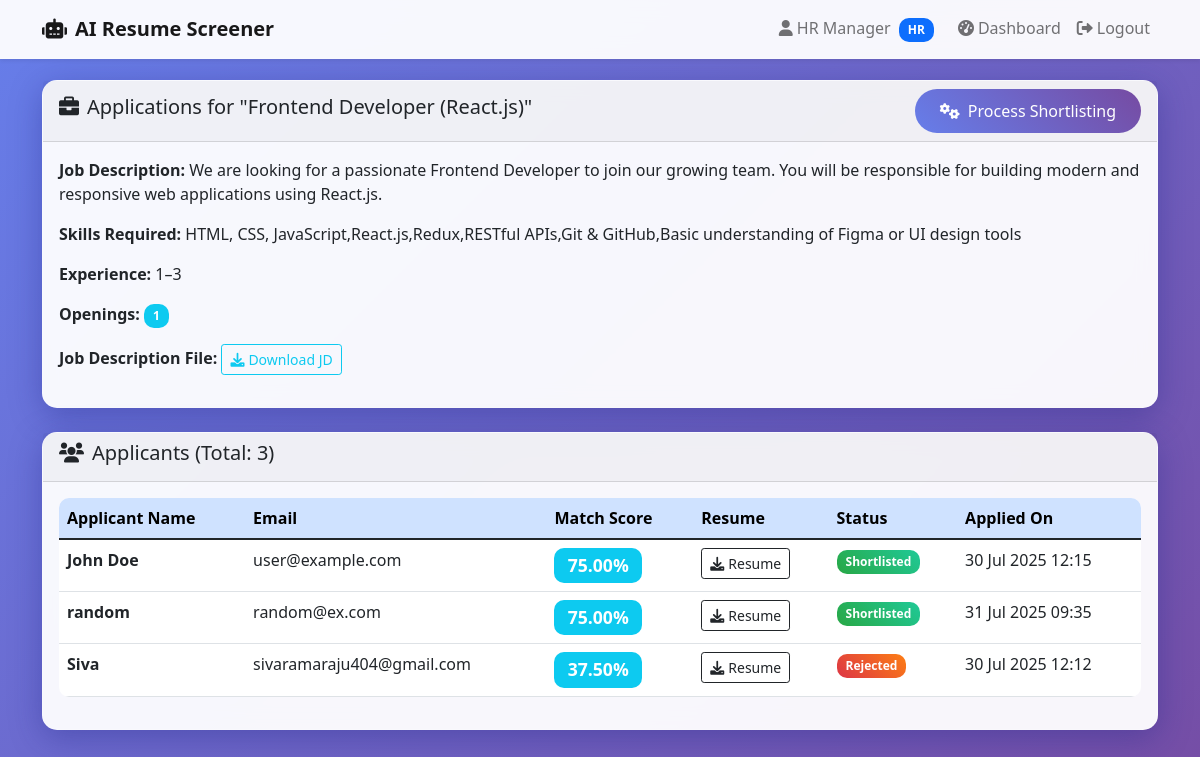
/view_applications/3 (signed in), run on the app's committed database.
### app.py (models this page shows, shortened)
class Job(db.Model):
    id = db.Column(db.Integer, primary_key=True)
    title = db.Column(db.String(120), nullable=False)
    description = db.Column(db.Text, nullable=False)
    skills_required = db.Column(db.Text, nullable=False)
    experience_required = db.Column(db.String(50), nullable=False)
    openings = db.Column(db.Integer, nullable=False)
    location = db.Column(db.String(100), nullable=False)
    created_at = db.Column(db.DateTime, default=datetime.utcnow)
    jd_path = db.Column(db.String(255), nullable=True)
    hr_id = db.Column(db.Integer, db.ForeignKey('user.id'), nullable=False)
    applications = db.relationship('Application', backref='job', lazy=True, cascade="all, delete-orphan")

class User(db.Model):
    id = db.Column(db.Integer, primary_key=True)
    username = db.Column(db.String(80), unique=True, nullable=False)
    email = db.Column(db.String(120), unique=True, nullable=False)
    phone = db.Column(db.String(20), nullable=True)
    password_hash = db.Column(db.String(128), nullable=False)
    role = db.Column(db.String(10), nullable=False) # 'hr' or 'user'
    posted_jobs = db.relationship('Job', backref='hr', lazy=True)
    applications = db.relationship('Application', backref='applicant', lazy=True)

class Application(db.Model):
    id = db.Column(db.Integer, primary_key=True)
    resume_path = db.Column(db.String(255), nullable=False)
    match_score = db.Column(db.Float, nullable=True)
    status = db.Column(db.String(20), default='applied') # 'applied', 'shortlisted', 'rejected'
    applied_at = db.Column(db.DateTime, default=datetime.utcnow)
    user_id = db.Column(db.Integer, db.ForeignKey('user.id'), nullable=False)
    job_id = db.Column(db.Integer, db.ForeignKey('job.id'), nullable=False)

### app.py (the view)
@app.route('/view_applications/<int:job_id>')
def view_applications(job_id):
    if 'user_id' not in session or session['role'] != 'hr':
        flash('Unauthorized access.', 'danger')
        return redirect(url_for('login'))
    job = Job.query.get(job_id)
    if not job:
        flash('Job not found.', 'danger')
        return redirect(url_for('hr_dashboard'))
    if job.hr_id != session['user_id']:
        flash('You are not authorized to view applications for this job.', 'danger')
        return redirect(url_for('hr_dashboard'))
    applications = Application.query.filter_by(job_id=job_id).join(User).order_by(Application.match_score.desc()).all()
    display_applications = []
    for app_obj in applications:
        app_data = {
            'id': app_obj.id,
            'resume_path': app_obj.resume_path,
            'resume_filename': os.path.basename(app_obj.resume_path) if app_obj.resume_path else None,
            'match_score': app_obj.match_score,
            'status': app_obj.status,
            'applied_at': app_obj.applied_at,
            'user_name': app_obj.applicant.username,
            'user_email': app_obj.applicant.email
        }
        display_applications.append(app_data)
    job_jd_filename = os.path.basename(job.jd_path) if job.jd_path else None
    return render_template('view_applications.html', job=job, applications=display_applications, job_jd_filename=job_jd_filename)

### templates/view_applications.html (shortened to what this page needs)
{% extends "base.html" %}
{% block content %}
<div class="row mb-4">
    <div class="col-12">
        <div class="card">
            <div class="card-header d-flex justify-content-between align-items-center">
                <h5><i class="fas fa-briefcase me-2"></i>Applications for "{{ job.title }}"</h5>
                <button class="btn btn-primary" onclick="processShortlisting('{{ job.id }}')">
                    <i class="fas fa-cogs me-2"></i>Process Shortlisting
                </button>
            </div>
            <div class="card-body">
                <p><strong>Job Description:</strong> {{ job.description }}</p>
                <p><strong>Skills Required:</strong> {{ job.skills_required }}</p>
                <p><strong>Experience:</strong> {{ job.experience_required }}</p>
                <p><strong>Openings:</strong> <span class="badge bg-info">{{ job.openings }}</span></p>
                {% if job.jd_path %}
                <p class="mt-3">
                    <strong>Job Description File:</strong>
                    <a href="{{ url_for('download_jd', filename=job_jd_filename) }}" target="_blank" class="btn btn-sm btn-outline-info">
                        <i class="fas fa-download me-1"></i>Download JD
                    </a>
                </p>
                {% endif %}
            </div>
        </div>
    </div>
</div>
<div class="row">
    <div class="col-12">
        <div class="card">
            <div class="card-header">
                <h5><i class="fas fa-users me-2"></i>Applicants (Total: {{ applications | length }})</h5>
            </div>
            <div class="card-body">
                {% if applications %}
                    <div class="table-responsive">
                        <table class="table table-hover">
                            <thead class="table-primary">
                                <tr>
                                    <th>Applicant Name</th>
                                    <th>Email</th>
                                    <th>Match Score</th>
                                    <th>Resume</th>
                                    <th>Status</th>
                                    <th>Applied On</th>
                                </tr>
                            </thead>
                            <tbody>
                                {% for app in applications %}
                                <tr>
                                    <td><strong>{{ app.user_name }}</strong></td>
                                    <td>{{ app.user_email }}</td>
                                    <td>
                                        {% if app.match_score is not none %}
                                            <span class="badge bg-info score-badge">{{ "%.2f"|format(app.match_score) }}%</span>
                                        {% else %}
                                            <span class="badge bg-secondary score-badge">N/A</span>
                                        {% endif %}
                                    </td>
                                    <td>
                                        {% if app.resume_path %}
                                            <a href="{{ url_for('download_resume', filename=app.resume_filename) }}" target="_blank" class="btn btn-sm btn-outline-dark">
                                                <i class="fas fa-download me-1"></i>Resume
                                            </a>
                                        {% else %}
                                            N/A
                                        {% endif %}
                                    </td>
                                    <td>
                                        {% if app.status == 'shortlisted' %}
                                            <span class="badge status-shortlisted">Shortlisted</span>
                                        {% elif app.status == 'rejected' %}
                                            <span class="badge status-rejected">Rejected</span>
                                        {% else %}
                                            <span class="badge status-applied">Applied</span>
                                        {% endif %}
                                    </td>
                                    <td>{{ app.applied_at.strftime('%d %b %Y %H:%M') }}</td>
                                </tr>
                                {% endfor %}
                            </tbody>
                        </table>
                    </div>
                {% else %}
                    <div class="text-center py-5">
                        <i class="fas fa-users-slash fa-3x text-muted mb-3"></i>
                        <h5 class="text-muted">No applications for this job yet</h5>
                        <p class="text-muted">Share the job posting to attract more candidates!</p>
                    </div>
                {% endif %}
            </div>
        </div>
    </div>
</div>
{% endblock %}

### static/style.css (style rules this page uses)
body { background: linear-gradient(135deg, #667eea 0%, #764ba2 100%); min-height: 100vh; font-family: 'Segoe UI', Tahoma, Geneva, Verdana, sans-serif; }
.card { background: rgba(255, 255, 255, 0.95); backdrop-filter: blur(10px); border: 1px solid rgba(255, 255, 255, 0.2); border-radius: 15px; box-shadow: 0 8px 32px 0 rgba(31, 38, 135, 0.37); }
.btn-primary { background: linear-gradient(45deg, #667eea, #764ba2); border: none; border-radius: 25px; padding: 10px 25px; transition: all 0.3s ease; }
.score-badge { font-size: 1.1rem; padding: 8px 15px; border-radius: 20px; }
.status-shortlisted { background: linear-gradient(45deg, #28a745, #20c997); color: white; }
.status-rejected { background: linear-gradient(45deg, #dc3545, #fd7e14); color: white; }
.table { background: white; border-radius: 10px; overflow: hidden; }
.badge { padding: 0.5em 0.75em; border-radius: 10px; }

### data on the page
Job: title "Frontend Developer (React.js)", description "We are looking for a passionate Frontend Developer to join our growing team. You will be responsible for building modern and responsive web applications using React.js.", skills_required "HTML, CSS, JavaScript,React.js,Redux,RESTful APIs,Git & GitHub,Basic understanding of Figma or UI design tools", experience_required "1–3", openings "1"
User: user_name "John Doe", user_email "user@example.com"
Application: match_score "75.00", applied_at "30 Jul 2025 12:15"
User: user_name "random", user_email "random@ex.com"
Application: match_score "75.00", applied_at "31 Jul 2025 09:35"
User: user_name "Siva", user_email "sivaramaraju404@gmail.com"
Application: match_score "37.50", applied_at "30 Jul 2025 12:12"

### other printed values
{{ session.username }} "HR Manager"
{{ session.role.upper() }} "HR"
{{ applications | length }} "3"
